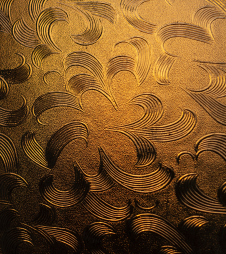
#> input picture Tugas-3/image01.png, 226 x 254 px
$ python 'F55121053_Tiara Juli Arsita_B_Difference Image.py'
#> lines starting #> are read from the running program, lines starting #| are printed output that depends on the picture
import cv2

# membaca citra asli
img = cv2.imread('image01.png', 0)
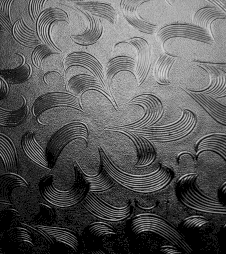
#> img: shape (254, 226); min 0, max 217, mean 89.1

# membuat citra difference
diff_img = cv2.absdiff(cv2.GaussianBlur(img, (5, 5), 0), img)
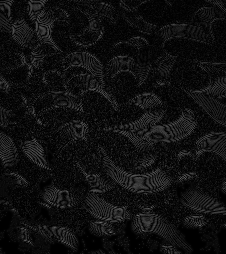
#> diff_img: shape (254, 226); min 0, max 109, mean 15.8

# histogram equalization untuk citra difference
equalized_diff_img = cv2.equalizeHist(diff_img)
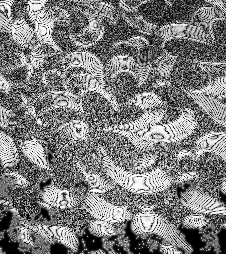
#> equalized_diff_img: shape (254, 226); min 0, max 255, mean 125.1

# menampilkan citra asli, difference image, dan Equalization Difference image
cv2.imshow('Original Image', img)
cv2.imshow('Difference Image', diff_img)
cv2.imshow('Equalized Difference Image', equalized_diff_img)


cv2.waitKey(0)
cv2.destroyAllWindows()

$ run again, with Tugas-3/image02.png copied over Tugas-3/image01.png
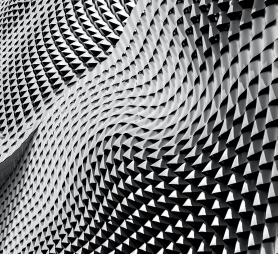
#> input picture Tugas-3/image02.png, 278 x 254 px
#> `diff_img = cv2.absdiff(cv2.GaussianBlur(img, (5, 5), 0), img)`:
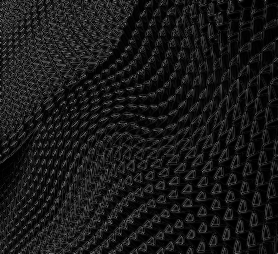
#> diff_img: shape (254, 278); min 0, max 141, mean 24
#> `equalized_diff_img = cv2.equalizeHist(diff_img)`:
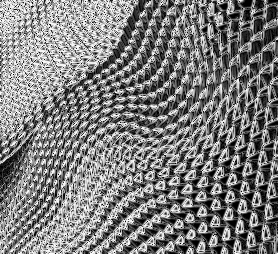
#> equalized_diff_img: shape (254, 278); min 0, max 255, mean 125.6

$ run again, with Tugas-3/image03.png copied over Tugas-3/image01.png
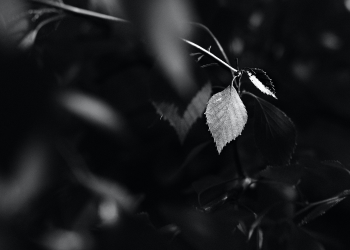
#> input picture Tugas-3/image03.png, 350 x 250 px
#> `diff_img = cv2.absdiff(cv2.GaussianBlur(img, (5, 5), 0), img)`:
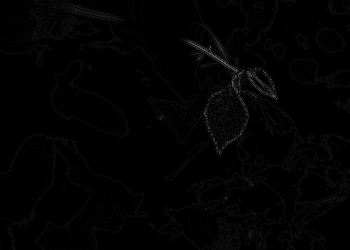
#> diff_img: shape (250, 350); min 0, max 121, mean 2.5
#> `equalized_diff_img = cv2.equalizeHist(diff_img)`:
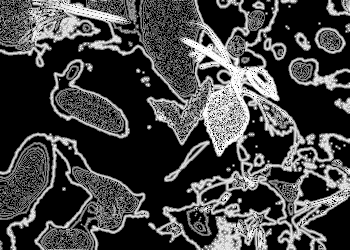
#> equalized_diff_img: shape (250, 350); min 0, max 255, mean 67.8

$ run again, with Tugas-3/image04.png copied over Tugas-3/image01.png
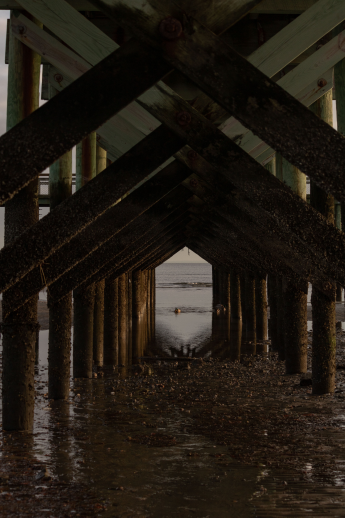
#> input picture Tugas-3/image04.png, 345 x 518 px
#> `diff_img = cv2.absdiff(cv2.GaussianBlur(img, (5, 5), 0), img)`:
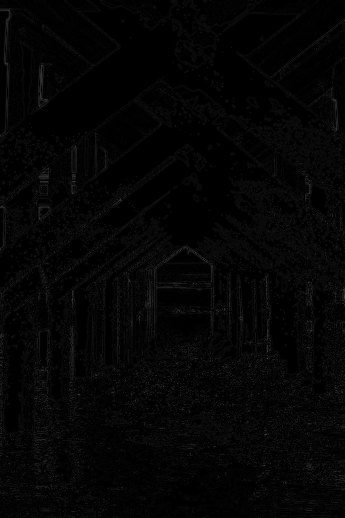
#> diff_img: shape (518, 345); min 0, max 77, mean 4.6
#> `equalized_diff_img = cv2.equalizeHist(diff_img)`:
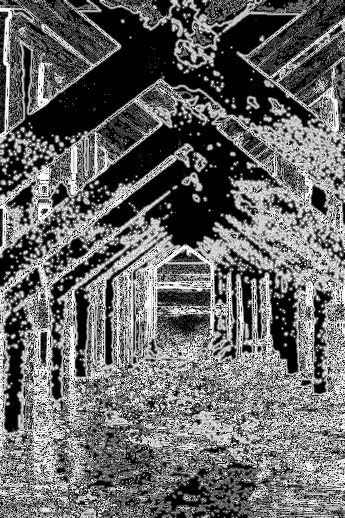
#> equalized_diff_img: shape (518, 345); min 0, max 255, mean 102.2
